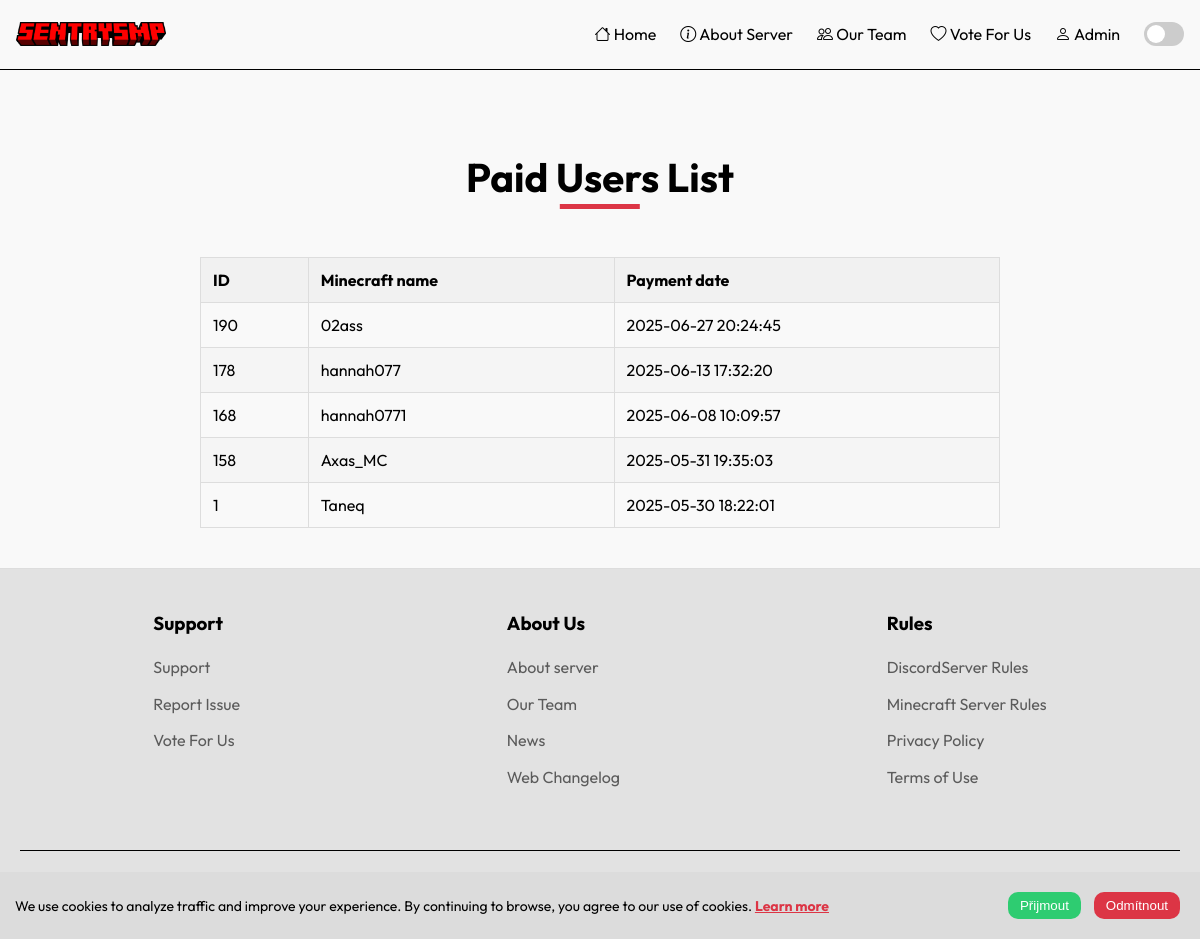
/paid-list.php (signed in), run on an earlier commit of the app's database.
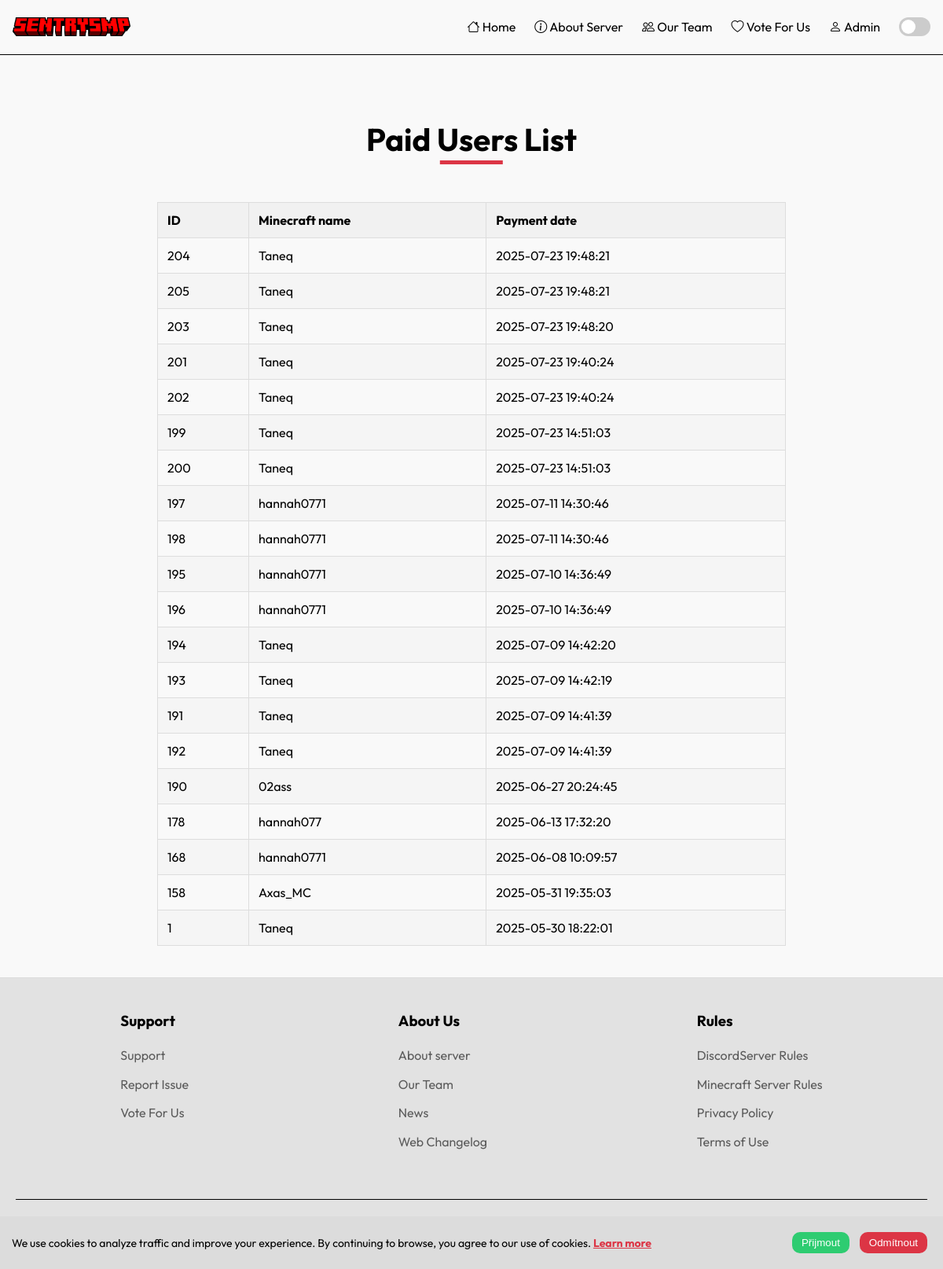
And on a later commit of the database.
### tables this page shows
CREATE TABLE "users" (
            id INTEGER PRIMARY KEY AUTOINCREMENT,
            username TEXT NOT NULL,
            transaction_id TEXT UNIQUE,
            cart_data TEXT,
            amount REAL DEFAULT 0.0,
            created_at DATETIME DEFAULT CURRENT_TIMESTAMP
        );

### paid-list.php (the view, shortened to what this page needs)
<?php
$users = [];
try {
    $db = new SQLite3("paid_users.sqlite");
    $result = $db->query(
        "SELECT id, username, created_at FROM users ORDER BY created_at DESC"
    );
    while ($row = $result->fetchArray(SQLITE3_ASSOC)) {
        $users[] = $row;
    }
} catch (Exception $e) {
    $error = "Chyba při načítání uživatelů: " . $e->getMessage();
}
?>
<!doctype html>
<html>
    <head>
        <link rel="stylesheet" href="css/style.css" />
    </head>
    <body>
        <nav class="navbar" id="navbar-main"></nav>
        <div class="container">
            <div class="main-wrapper">
            <h2 class="main">Paid Users List</h2>
            </div>
            <?php if (count($users) > 0): ?>
                <table>
                    <thead>
                        <tr>
                            <th>ID</th>
                            <th>Minecraft name</th>
                            <th>Payment date</th>
                        </tr>
                    </thead>
                    <tbody>
                        <?php foreach ($users as $user): ?>
                            <tr>
                                <td><?php echo htmlspecialchars(
                                    $user["id"]
                                ); ?></td>
                                <td><?php echo htmlspecialchars(
                                    $user["username"]
                                ); ?></td>
                                <td><?php echo htmlspecialchars(
                                    $user["created_at"]
                                ); ?></td>
                            </tr>
                        <?php endforeach; ?>
                    </tbody>
                </table>
            <?php else: ?>
                <p>No paid users found.</p>
            <?php endif; ?>
        </div>
        <footer id="footer-main"></footer>
    </body>
</html>

### css/style.css (style rules this page uses)
body { background-color: #f9f9f9; font-family: "Outfit", sans-serif; font-weight: 400; font-style: normal; color: black; }
h2, h3, h4, h5 { padding-top: 2.5px; padding-bottom: 2.5px; }
h2 { font-size: 30px; align-content: center; }
.main-wrapper { text-align: center; padding-bottom: 2rem; }
.main { position: relative; display: inline-block; font-weight: bold; font-size: 40px; text-align: center; }
.main::after { content: ""; position: absolute; left: 50%; transform: translateX(-50%); bottom: -4px; width: 30%; height: 5px; background-color: #dc3545; }
.container { margin-top: 5rem; max-width: 800px; margin-left: auto; margin-right: auto; }
footer { z-index: 5; left: 0; width: 100%; background-color: #f9f9f9; padding: 20px; margin-top: 40px; border-top: 1px solid #ddd; background: #e2e2e2; padding: 40px 20px 20px; color: #fff; bottom: 0; }
* { box-sizing: border-box; margin: 0; padding: 0; }
.navbar { background: #f9f9f9; border-bottom: 1px solid black; padding: 0.75rem 1rem; position: sticky; top: 0; z-index: 100; width: 100%; }
table { width: 100%; border-collapse: collapse; margin: 20px 0; }
table, th, td { border: 1px solid #ddd; }
th, td { padding: 12px; text-align: left; }
th { background-color: #f1f1f1; }
tr:nth-child(even) { background-color: #f5f5f5; }

What changed in the data, as far as the page shows it:
added users: id "204", username "Taneq", created_at "2025-07-23 19:48:21"
added users: id "205", username "Taneq", created_at "2025-07-23 19:48:21"
added users: id "203", username "Taneq", created_at "2025-07-23 19:48:20"
added users: id "201", username "Taneq", created_at "2025-07-23 19:40:24"
added users: id "202", username "Taneq", created_at "2025-07-23 19:40:24"
added users: id "199", username "Taneq", created_at "2025-07-23 14:51:03"
added users: id "200", username "Taneq", created_at "2025-07-23 14:51:03"
added users: id "197", username "hannah0771", created_at "2025-07-11 14:30:46"
added users: id "198", username "hannah0771", created_at "2025-07-11 14:30:46"
added users: id "195", username "hannah0771", created_at "2025-07-10 14:36:49"
added users: id "196", username "hannah0771", created_at "2025-07-10 14:36:49"
added users: id "194", username "Taneq", created_at "2025-07-09 14:42:20"
added users: id "193", username "Taneq", created_at "2025-07-09 14:42:19"
added users: id "191", username "Taneq", created_at "2025-07-09 14:41:39"
added users: id "192", username "Taneq", created_at "2025-07-09 14:41:39"
